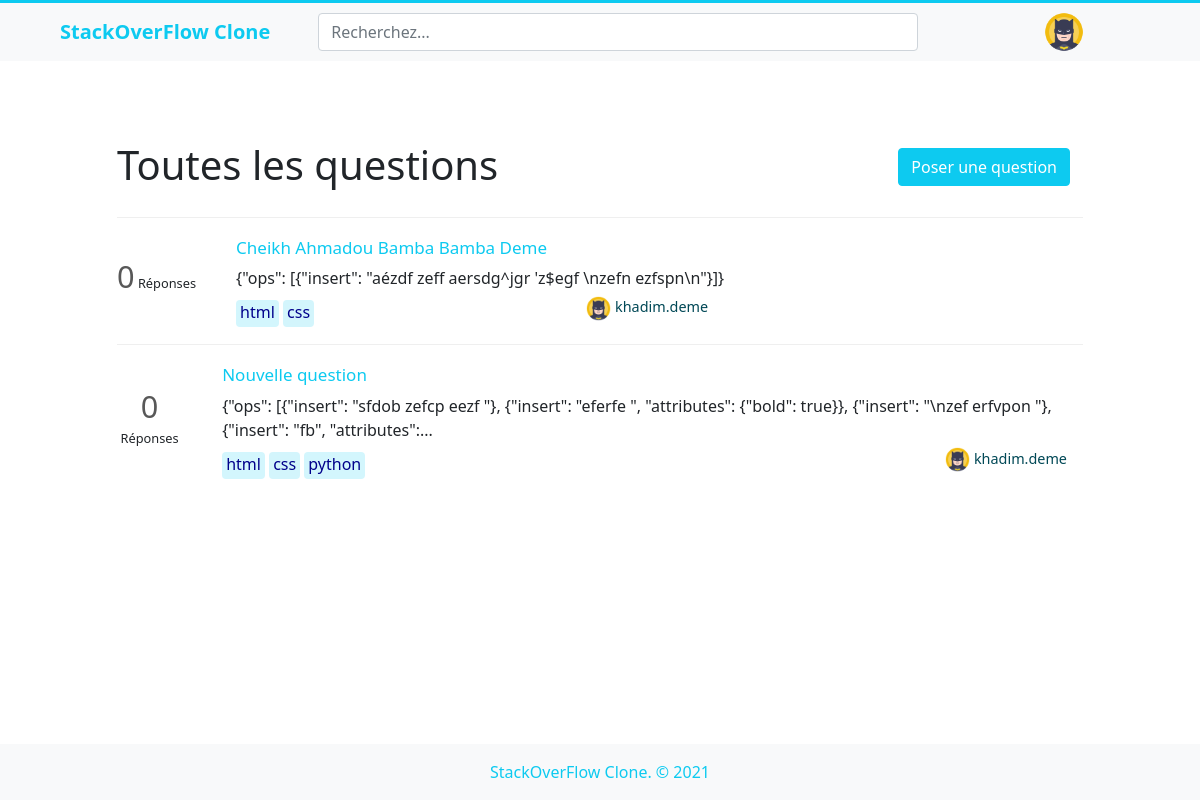
The app's page /index.php (signed in) with its own data.
### tables this page shows
CREATE TABLE IF NOT EXISTS `questions` (
  `id` int(11) NOT NULL AUTO_INCREMENT,
  `titre` varchar(255) NOT NULL,
  `intitule` json NOT NULL,
  `date_question` datetime NOT NULL,
  `id_auteur` int(11) NOT NULL,
  PRIMARY KEY (`id`)
);

CREATE TABLE IF NOT EXISTS `question_theme` (
  `id` int(11) NOT NULL AUTO_INCREMENT,
  `question` int(11) NOT NULL,
  `theme` int(11) NOT NULL,
  PRIMARY KEY (`id`)
);

CREATE TABLE IF NOT EXISTS `themes` (
  `id` int(11) NOT NULL AUTO_INCREMENT,
  `nom` varchar(255) NOT NULL,
  PRIMARY KEY (`id`)
);

CREATE TABLE IF NOT EXISTS `apprenants` (
  `id` int(11) NOT NULL AUTO_INCREMENT,
  `prenom` varchar(255) NOT NULL,
  `nom` varchar(255) NOT NULL,
  `pseudo` varchar(255) NOT NULL,
  `passwd` varchar(255) NOT NULL,
  `superviseur` tinyint(1) NOT NULL,
  PRIMARY KEY (`id`)
);

### index.php (called while the page is built, shortened)
<?php
require './header.php';
?>
<?php require './questions.php'; ?>
<?php require './footer.php'; ?>

### questions.php (the view)
<?php
$bdd = new PDO('mysql:host=localhost:3308;dbname=stackoverflow1;charset=utf8', 'root', 'bambademe',[PDO::ATTR_ERRMODE=>PDO::ERRMODE_EXCEPTION]);
$query = $bdd->query("SELECT questions.id AS id_question,titre,intitule,date_question,id_auteur,apprenants.id as id_apprenant,pseudo AS auteur FROM questions,apprenants WHERE id_auteur=apprenants.id");
$questions = $query->fetchAll();
$max = 150;
function partOfText($text, $max)
{
	if(strlen($text) > $max)
	{
		$espace = strpos($text,' ',$max);
       	$morceau = substr($text,0,$espace).'...';
	}
	else $morceau = $text;
	echo $morceau;
}
?>
<div class="container">
	<div class="question container">
		<div class="question-header">
			<div class="Title">
				<h1>Toutes les questions</h1>
			</div>
			<div class="btn ask">
				<form>
					<button class="btn btn-info"><a href="ask-question.php">Poser une question</a></button>
				</form>
			</div>
		</div>
		<?php
		foreach($questions as $question)
		{
			$id_question = $question['id_question'];
			$reponses = $bdd->query("SELECT question,theme,themes.id,themes.nom FROM question_theme,themes WHERE question=$id_question AND theme=themes.id");
		?>
			<div class="question-summary container">
				<div class="statscontainer">
					<div class="stats">
						<div class="answers">
							<strong>0</strong>
							Réponses
						</div>
					</div>
				</div>
				<div class="summary">
					<h3><a href="question.php?id=<?php echo $question['id_question']; ?>"><?php echo $question['titre']; ?></a></h3>
					<div class="excerpt"><?php partOfText($question['intitule'], $max) ?></div>
					<div class="tagsuser">
						<div class="tags">
						<?php
						while($theme=$reponses->fetch()){?>
							<a class="post-tag"><?php echo $theme['nom']; ?></a>
						<?php
						}
						?>
						</div>
						<div class="user mx-3">
							<img src="./assets/avatar.png" height="25" width="25">&nbsp;<a href="#"><?php echo $question['auteur']; ?></a>
						</div>
					</div>
				</div>
			</div>
		<?php
		} ?>
</div>

### header.php (shortened to what this page needs)
<!DOCTYPE html>
<html lang="fr">
<head>
  <link href="./style/bootstrap/css/bootstrap.css" rel="stylesheet">
  <link href="./style/bootstrap/css/bootstrap-grid.css" rel="stylesheet">
  <link href="./style/style.css" rel="stylesheet">
  <link href="https://cdn.quilljs.com/1.1.6/quill.snow.css" rel="stylesheet">
  <link rel="stylesheet" href="https://cdn.jsdelivr.net/npm/bootstrap-icons@1.3.0/font/bootstrap-icons.css">
</head>
<body>
  <nav class="navbar navbar-expand-lg navbar-light bg-light navBar">
    <div class="container-fluid mx-5">
      <a class="navbar-brand" href="./index.php">StackOverFlow Clone</a>
      <div class="collapse navbar-collapse" id="navbarTogglerDemo03">
        <ul class="navbar-nav me-auto mb-2 mb-lg-0">
          <input class="form-control search" list="datalistOptions" id="exampleDataList" placeholder="Recherchez...">
        </ul>
        <div>
          <?php
          if(($_SESSION))
          {
          ?>
            <div class="dropdown">
              <button class="dropdown-toggle" type="button" id="dropdownMenuButton" data-bs-toggle="dropdown" aria-expanded="false">
              <img src="./assets/avatar.png" height="40" width="40">
              </button>
            </div>
          <?php }
          ?>
        </div>
      </div>
    </div>
  </nav>
  </body>
</html>

### footer.php
<footer class="footer mt-auto py-3 bg-light">
  <div class="container">
    <span class="text-muted">StackOverFlow Clone. &copy; 2021</span>
  </div>
</footer>

### style/style.css (style rules this page uses)
* { box-siziag: border-box; }
.search { width: 600px; }
footer { position: fixed; left: 0; bottom: 0; width: 100%; text-align: center; margin-top: 50px; }
.question { margin-bottom: 80px; }
button.dropdown-toggle, button.dropdown-toggle:focus { outline: none; border: none; margin-right: 50px; }
button.dropdown-toggle { background: inherit; }
.dropdown-toggle::after { display: none!important; }
footer div.container span.text-muted { color: #0dcaf0!important; font-weight: 400; }
.summary h3 { font-size: 17px; }
.summary { padding-left: 40px; }
.question-summary { padding: 20px 0; border-top: 1px solid #efefef; display: flex; }
div.question.container { max-width: 990px; margin-top: 80px; }
.excerpt { word-wrap: break-word; word-break: break-word; }
.question-header { display: flex; justify-content: space-between; margin-bottom: 20px; }
.tags { margin-top: 10px; }
.post-tag { padding: 1px 4px 4px 4px; background-color: #0dcaf02e; text-decoration: none; color: darkblue; border-radius: 4px; cursor: pointer; }
.vote, .answers, .views { text-align: center; padding-bottom: 10px; font-size: 0.8em; }
.vote > span > strong, .answers > strong { font-size: 2.4em; font-weight: 400; color: #585858; }
.summary > h3 > a { color: #0dcaf0; text-decoration: none; }
.tagsuser { display: flex; align-items: center; justify-content: space-between; }
.user > a { color: #014856; text-decoration: none; font-weight: 500; font-size: 0.9em; }
.user > img { border-radius: 50%; }
.statscontainer { display: flex; align-items: center; justify-content: center; }
div.Title { display: flex; align-items: center; }
.navbar-brand { color: #0dcaf0!important; font-weight: 800; margin-right: inherit!important }
.navBar { border-top: 3px solid #0dcaf0; }
button a { color: currentColor; text-decoration: none; }

### records on screen
questions: titre "Cheikh Ahmadou Bamba Bamba Deme", intitule "{\"ops\": [{\"insert\": \"aézdf zeff aersdg^jgr 'z$egf \\nzefn ezfspn\\n\"}]}", apprenants.pseudo "khadim.deme"
question_theme: themes.nom "html"
question_theme: themes.nom "css"
questions: titre "Nouvelle question", intitule "{\"ops\": [{\"insert\": \"sfdob zefcp eezf \"}, {\"insert\": \"eferfe \", \"attributes\": {\"bold\": true}}, {\"insert\": \"\\nzef erfvpon \"}, {\"insert\": \"fb\", \"attributes\":...", apprenants.pseudo "khadim.deme"
question_theme: themes.nom "html"
question_theme: themes.nom "css"
question_theme: themes.nom "python"
